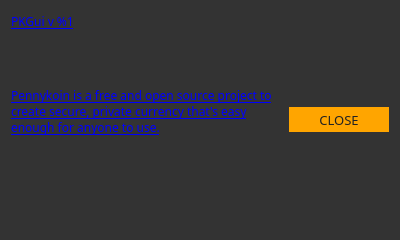
<?xml version="1.0" encoding="UTF-8"?>
<ui version="4.0">
 <class>AboutDialog</class>
 <widget class="QDialog" name="AboutDialog">
  <property name="geometry">
   <rect>
    <x>0</x>
    <y>0</y>
    <width>400</width>
    <height>240</height>
   </rect>
  </property>
  <property name="sizePolicy">
   <sizepolicy hsizetype="Fixed" vsizetype="Fixed">
    <horstretch>0</horstretch>
    <verstretch>0</verstretch>
   </sizepolicy>
  </property>
  <property name="minimumSize">
   <size>
    <width>400</width>
    <height>240</height>
   </size>
  </property>
  <property name="maximumSize">
   <size>
    <width>400</width>
    <height>240</height>
   </size>
  </property>
  <property name="windowTitle">
   <string>About %1</string>
  </property>
  <property name="styleSheet">
   <string notr="true">background-color: #333; color: #e5e5e5;</string>
  </property>
  <layout class="QVBoxLayout" name="verticalLayout" stretch="0">
   <item>
    <layout class="QHBoxLayout" name="horizontalLayout">
     <item>
      <spacer name="horizontalSpacer">
       <property name="orientation">
        <enum>Qt::Horizontal</enum>
       </property>
       <property name="sizeHint" stdset="0">
        <size>
         <width>40</width>
         <height>20</height>
        </size>
       </property>
      </spacer>
     </item>
     <item>
      <widget class="QLabel" name="m_aboutLabel">
       <property name="sizePolicy">
        <sizepolicy hsizetype="Preferred" vsizetype="Expanding">
         <horstretch>0</horstretch>
         <verstretch>0</verstretch>
        </sizepolicy>
       </property>
       <property name="font">
        <font>
         <family>Poppins</family>
         <pointsize>9</pointsize>
        </font>
       </property>
       <property name="text">
        <string>&lt;html&gt;&lt;head/&gt;&lt;body&gt;&lt;p&gt;&lt;a href=&quot;https://conceal.network/&quot;&gt;&lt;span style=&quot; text-decoration: underline; color:#0000ff;&quot;&gt;PKGui v %1&lt;/span&gt;&lt;/a&gt;&lt;/p&gt;&lt;p&gt;&lt;br/&gt;&lt;/p&gt;&lt;p&gt;&lt;a href=&quot;https://conceal.network/&quot;&gt;&lt;span style=&quot; text-decoration: underline; color:#0000ff;&quot;&gt;  Pennykoin is a free and open source project to create secure, private currency that's easy enough for anyone to use.&lt;/span&gt;&lt;/a&gt;&lt;/p&gt;&lt;p&gt;&lt;br/&gt;&lt;/p&gt;&lt;p&gt;&lt;br/&gt;&lt;/p&gt;&lt;/body&gt;&lt;/html&gt;</string>
       </property>
       <property name="textFormat">
        <enum>Qt::RichText</enum>
       </property>
       <property name="wordWrap">
        <bool>true</bool>
       </property>
       <property name="openExternalLinks">
        <bool>true</bool>
       </property>
      </widget>
     </item>
     <item>
      <widget class="QPushButton" name="m_closeButton">
       <property name="minimumSize">
        <size>
         <width>100</width>
         <height>25</height>
        </size>
       </property>
       <property name="font">
        <font>
         <family>Poppins</family>
         <pointsize>10</pointsize>
        </font>
       </property>
       <property name="styleSheet">
        <string notr="true">color: #222; border-radius: 0px; border: 0px solid; background-color: orange;</string>
       </property>
       <property name="text">
        <string>CLOSE</string>
       </property>
      </widget>
     </item>
    </layout>
   </item>
  </layout>
 </widget>
 <resources/>
 <connections>
  <connection>
   <sender>m_closeButton</sender>
   <signal>clicked()</signal>
   <receiver>AboutDialog</receiver>
   <slot>accept()</slot>
   <hints>
    <hint type="sourcelabel">
     <x>538</x>
     <y>285</y>
    </hint>
    <hint type="destinationlabel">
     <x>294</x>
     <y>156</y>
    </hint>
   </hints>
  </connection>
 </connections>
</ui>
